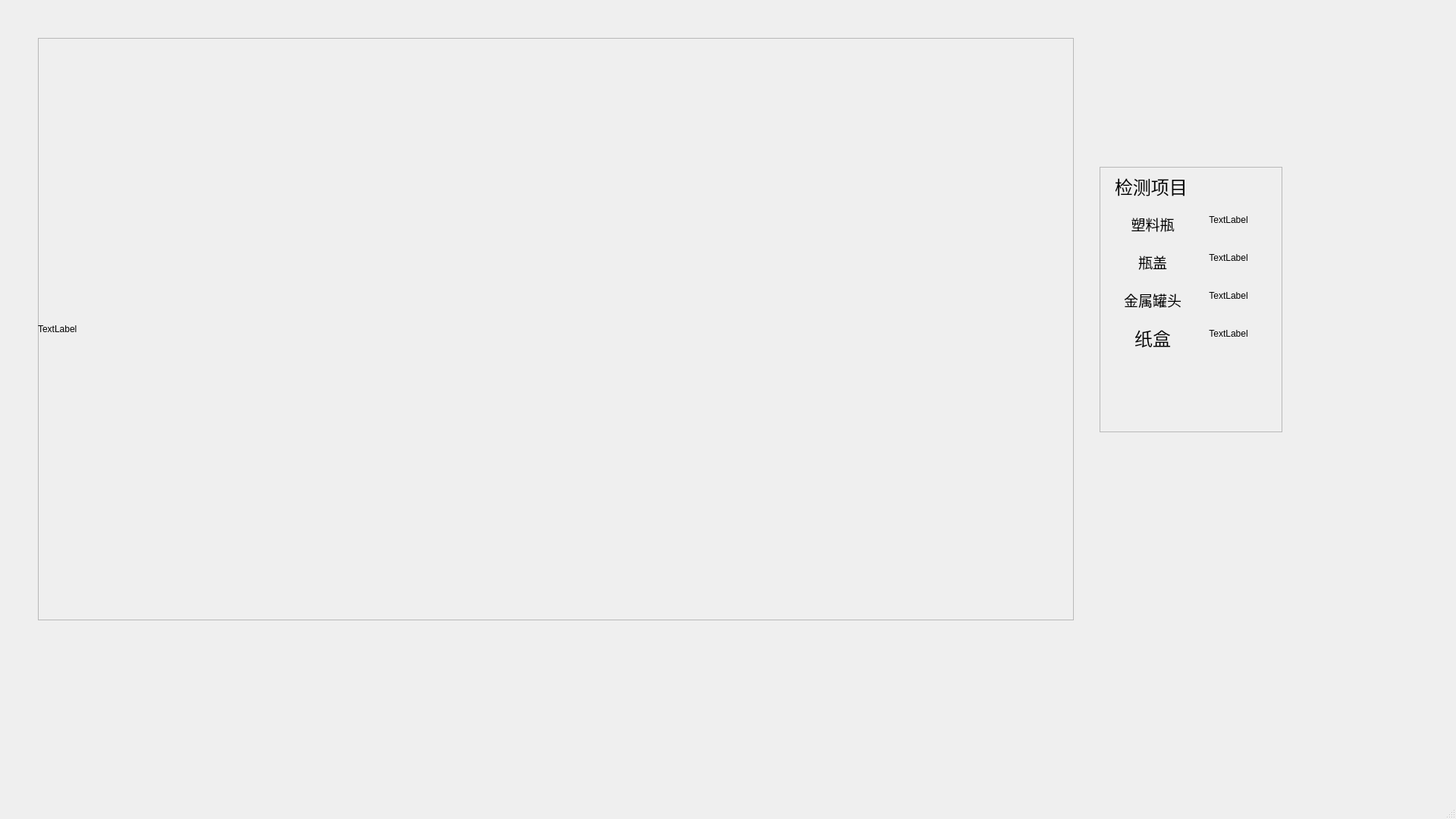
<?xml version="1.0" encoding="UTF-8"?>
<ui version="4.0">
 <class>MainWindow</class>
 <widget class="QMainWindow" name="MainWindow">
  <property name="enabled">
   <bool>true</bool>
  </property>
  <property name="geometry">
   <rect>
    <x>0</x>
    <y>0</y>
    <width>1920</width>
    <height>1080</height>
   </rect>
  </property>
  <property name="windowTitle">
   <string>MainWindow</string>
  </property>
  <widget class="QWidget" name="centralwidget">
   <widget class="QFrame" name="frame">
    <property name="geometry">
     <rect>
      <x>50</x>
      <y>50</y>
      <width>1366</width>
      <height>768</height>
     </rect>
    </property>
    <property name="frameShape">
     <enum>QFrame::StyledPanel</enum>
    </property>
    <property name="frameShadow">
     <enum>QFrame::Raised</enum>
    </property>
    <widget class="QLabel" name="label_img1">
     <property name="geometry">
      <rect>
       <x>0</x>
       <y>0</y>
       <width>1366</width>
       <height>768</height>
      </rect>
     </property>
     <property name="text">
      <string>TextLabel</string>
     </property>
    </widget>
   </widget>
   <widget class="QFrame" name="frame_2">
    <property name="geometry">
     <rect>
      <x>1450</x>
      <y>220</y>
      <width>241</width>
      <height>350</height>
     </rect>
    </property>
    <property name="frameShape">
     <enum>QFrame::StyledPanel</enum>
    </property>
    <property name="frameShadow">
     <enum>QFrame::Raised</enum>
    </property>
    <widget class="QLabel" name="label">
     <property name="geometry">
      <rect>
       <x>20</x>
       <y>0</y>
       <width>100</width>
       <height>50</height>
      </rect>
     </property>
     <property name="font">
      <font>
       <pointsize>18</pointsize>
      </font>
     </property>
     <property name="text">
      <string>检测项目</string>
     </property>
    </widget>
    <widget class="QLabel" name="label_2">
     <property name="geometry">
      <rect>
       <x>20</x>
       <y>50</y>
       <width>100</width>
       <height>50</height>
      </rect>
     </property>
     <property name="font">
      <font>
       <pointsize>14</pointsize>
      </font>
     </property>
     <property name="text">
      <string>塑料瓶</string>
     </property>
     <property name="alignment">
      <set>Qt::AlignCenter</set>
     </property>
    </widget>
    <widget class="QLabel" name="label_3">
     <property name="geometry">
      <rect>
       <x>20</x>
       <y>150</y>
       <width>100</width>
       <height>50</height>
      </rect>
     </property>
     <property name="font">
      <font>
       <pointsize>14</pointsize>
      </font>
     </property>
     <property name="text">
      <string>金属罐头</string>
     </property>
     <property name="alignment">
      <set>Qt::AlignCenter</set>
     </property>
    </widget>
    <widget class="QLabel" name="label_4">
     <property name="geometry">
      <rect>
       <x>20</x>
       <y>100</y>
       <width>100</width>
       <height>50</height>
      </rect>
     </property>
     <property name="font">
      <font>
       <pointsize>14</pointsize>
      </font>
     </property>
     <property name="text">
      <string>瓶盖</string>
     </property>
     <property name="alignment">
      <set>Qt::AlignCenter</set>
     </property>
    </widget>
    <widget class="QLabel" name="label_plastic">
     <property name="geometry">
      <rect>
       <x>130</x>
       <y>50</y>
       <width>80</width>
       <height>40</height>
      </rect>
     </property>
     <property name="text">
      <string>TextLabel</string>
     </property>
     <property name="alignment">
      <set>Qt::AlignCenter</set>
     </property>
    </widget>
    <widget class="QLabel" name="label_5">
     <property name="geometry">
      <rect>
       <x>20</x>
       <y>200</y>
       <width>100</width>
       <height>50</height>
      </rect>
     </property>
     <property name="font">
      <font>
       <pointsize>18</pointsize>
      </font>
     </property>
     <property name="text">
      <string>纸盒</string>
     </property>
     <property name="alignment">
      <set>Qt::AlignCenter</set>
     </property>
    </widget>
    <widget class="QLabel" name="label_cap">
     <property name="geometry">
      <rect>
       <x>130</x>
       <y>100</y>
       <width>80</width>
       <height>40</height>
      </rect>
     </property>
     <property name="text">
      <string>TextLabel</string>
     </property>
     <property name="alignment">
      <set>Qt::AlignCenter</set>
     </property>
    </widget>
    <widget class="QLabel" name="label_can">
     <property name="geometry">
      <rect>
       <x>130</x>
       <y>150</y>
       <width>80</width>
       <height>40</height>
      </rect>
     </property>
     <property name="text">
      <string>TextLabel</string>
     </property>
     <property name="alignment">
      <set>Qt::AlignCenter</set>
     </property>
    </widget>
    <widget class="QLabel" name="label_carton">
     <property name="geometry">
      <rect>
       <x>130</x>
       <y>200</y>
       <width>80</width>
       <height>40</height>
      </rect>
     </property>
     <property name="text">
      <string>TextLabel</string>
     </property>
     <property name="alignment">
      <set>Qt::AlignCenter</set>
     </property>
    </widget>
    <zorder>label_2</zorder>
    <zorder>label_3</zorder>
    <zorder>label_4</zorder>
    <zorder>label_plastic</zorder>
    <zorder>label_5</zorder>
    <zorder>label_cap</zorder>
    <zorder>label_can</zorder>
    <zorder>label_carton</zorder>
    <zorder>label</zorder>
   </widget>
  </widget>
  <widget class="QMenuBar" name="menubar">
   <property name="geometry">
    <rect>
     <x>0</x>
     <y>0</y>
     <width>1920</width>
     <height>22</height>
    </rect>
   </property>
  </widget>
  <widget class="QStatusBar" name="statusbar"/>
 </widget>
 <resources/>
 <connections/>
</ui>
